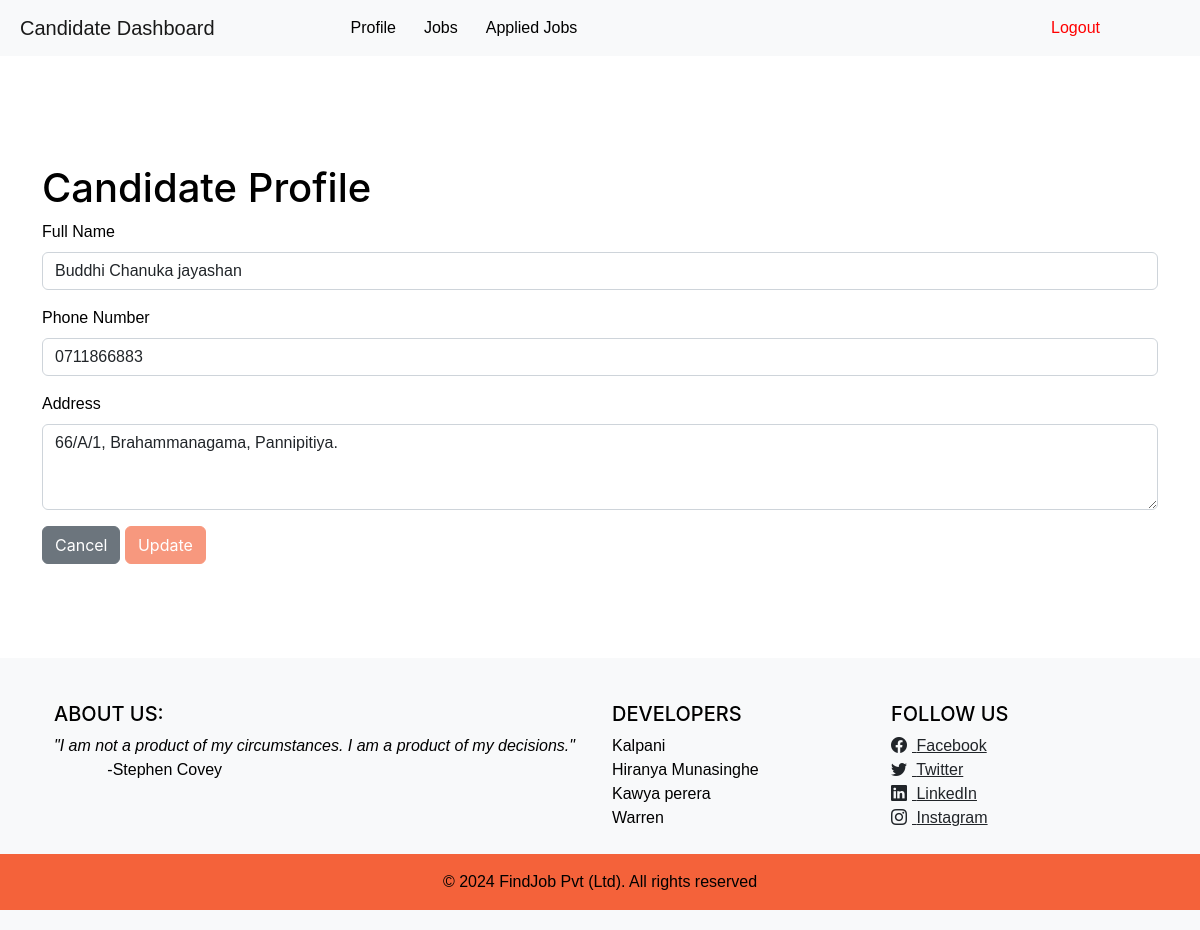
/candidate/profile.php (signed in), run on the app's committed database.
### tables this page shows
CREATE TABLE IF NOT EXISTS `candidates` (
  `candidate_id` int NOT NULL AUTO_INCREMENT,
  `user_id` int NOT NULL,
  `full_name` varchar(100) NOT NULL,
  `phone_number` varchar(20) DEFAULT NULL,
  `address` text,
  `cv_file` varchar(255) DEFAULT NULL,
  PRIMARY KEY (`candidate_id`),
  KEY `user_id` (`user_id`)
);

### includes/functions.php (called while the page is built, shortened)
<?php
function getCandidateDetailsByUserId($user_id) {
    $db = dbConnect();
    $sql = "SELECT full_name, address, phone_number FROM candidates WHERE user_id = ?";
    $stmt = $db->prepare($sql);
    $stmt->bind_param("i", $user_id);
    $stmt->execute();
    $result = $stmt->get_result();
    if ($result->num_rows === 1) {
        return $result->fetch_assoc();
    } else {
        return null;
    }
}
?>

### candidate/profile.php (the view, shortened to what this page needs)
<?php
require_once '../includes/functions.php';
$user_id = $_SESSION['user_id'];
$candidate = getCandidateDetailsByUserId($user_id);
$full_name = $candidate['full_name'];
$phone_number = $candidate['phone_number'];
$address = $candidate['address'];
?>
<html lang="en">
<head>
    <link rel="stylesheet" href="../assets/index/css/styles.css">
    <link href="https://cdn.jsdelivr.net/npm/bootstrap-icons@1.5.0/font/bootstrap-icons.css" rel="stylesheet" />
    <link href="https://cdnjs.cloudflare.com/ajax/libs/SimpleLightbox/2.1.0/simpleLightbox.min.css" rel="stylesheet" />
    <link href="../assets/index/css/styles.css" rel="stylesheet" />
</head>
<body>
    <?php include '../templates/can_navbar.php'; ?>
    <main class="container mt-5">
        <h1>Candidate Profile</h1>
        <form id="profileForm" style="padding-bottom: 7%;" action="<?php echo htmlspecialchars($_SERVER['PHP_SELF']); ?>" method="POST">
            <div class="mb-3">
                <label for="full_name" class="form-label">Full Name</label>
                <input type="text" class="form-control" id="full_name" name="full_name" value="<?php echo htmlspecialchars($full_name); ?>">
            </div>
            <div class="mb-3">
                <label for="phone_number" class="form-label">Phone Number</label>
                <input type="text" class="form-control" id="phone_number" name="phone_number" value="<?php echo htmlspecialchars($phone_number); ?>">
            </div>
            <div class="mb-3">
                <label for="address" class="form-label">Address</label>
                <textarea class="form-control" id="address" name="address" rows="3"><?php echo htmlspecialchars($address); ?></textarea>
            </div>
            <button type="button" class="btn btn-secondary" onclick="cancelChanges()">Cancel</button>
            <button type="submit" class="btn btn-primary" id="updateButton" disabled>Update</button>
        </form>
    </main>
    <?php include '../templates/footer.php'; ?>
</body>
</html>

### candidate/profile.php (style rules this page uses)
html, body { height: 100%; margin: 0; display: flex; flex-direction: column; }
body { font-family: 'Merriweather Sans', sans-serif; color: #000; }
main { flex: 1; padding-top: 60px; }

### data on the page
candidates: full_name "Buddhi Chanuka jayashan", phone_number "0711866883", address "66/A/1, Brahammanagama, Pannipitiya."
